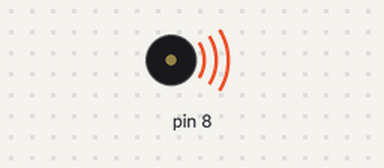
Recording of a sketch running on a simulated Arduino Uno, built with avr-gcc and run on an emulated ATmega328P. Parts: buzzer (waves = sounding).

Above: at 0.2 s.
At 4.8 s:
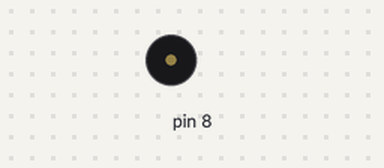
Timing chart, 0 to 6.3 s (numbered marks = the images above):
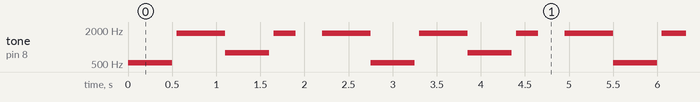

The sketch:

sketch_nov27c.ino
```cpp
//www.elegoo.com
//2016.12.08

#include "pitches.h"

// notes in the melody:


void setup() {

}

void loop() {
  tone(8,523,500);
  delay(550);
  tone(8, 1760, 1000);
  delay(550);
  tone(8, 784, 500);
  delay(550);
  tone(8,1760, 250);
  delay(550);
  tone(8,1760, 1250);
  delay(550);

}
```

Measured:
- by itself, tone on pin 8: repeats every 2.8 s: silent 0.05 s, 1760 Hz 0.55 s, 784 Hz 0.50 s, silent 0.05 s, 1760 Hz 0.25 s, silent 0.30 s, 1760 Hz 0.55 s, 523 Hz 0.50 s
